Frame 1 (no input): blank canvas, image omitted
Frame 60 (the mouse pressed at the canvas centre just before this capture): blank canvas, image omitted
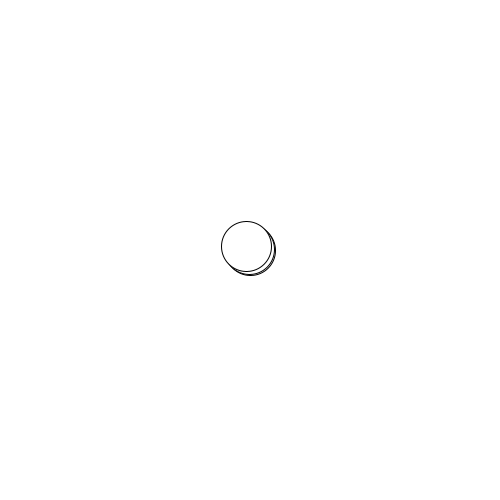
Frame 120 (the mouse held since frame 60 and released just before this capture)

The Processing sketch whose frames 1 and 60 were blank and that drew this single picture after the mouse press (run headless with seeded random() and noise(); from frame 60 on, the mouse is pressed at the canvas centre):

// Processing sketch: Flock03
// ── Flock03.pde
float x, y;
float x1, y1;

void setup() {
  size(500, 500);
}

void draw() {
  background(255);
  ellipse(mouseX, mouseY, 50, 50);
  x += 0.1*(mouseX - x);
  y += 0.1*(mouseY - y);
  ellipse(x, y, 50, 50);
  x1 += 0.1*(x - x1);
  y1 += 0.1*(y - y1);
  ellipse(x1, y1, 50, 50);
}
